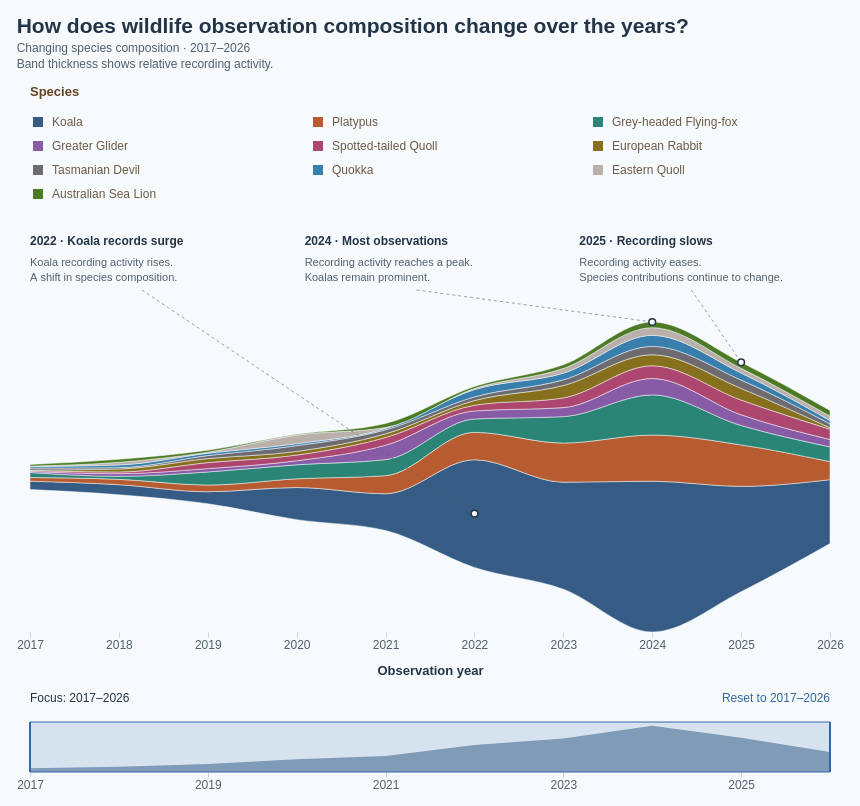

Express this chart as Vega-Lite.
### Vega specification from a JSON file in a GitHub repository (floating-point values rounded to 4 significant figures)
{"$schema": "https://vega.github.io/schema/vega/v5.json", "description": "Streamgraph of wildlife observation composition in 2017–2026, showing the top ten species selected within the selected observation years, with 4,139 records in the displayed ten available years. Source: Dataset/observations-794195.csv. Species selected by observation count in the selected years; subspecies combined by the first two scientific-name components. Includes records without coordinates. Zero-count species-years retained. Annual counts use observation dates. A centered stack gives a streamgraph: band thickness represents observation count; vertical band position has no numeric meaning. Monotone interpolation smoothly connects the recorded annual values; curves between years are visual interpolation, not additional observations. Tooltip shares use the total of the displayed ten species in the given year. Hover or click bands or legend to highlight; click again, Clear highlight, or Escape clears selection. Counts reflect recording activity, not animal abundance. Drag the annual-total overview below the chart to select an inclusive observation-year range; use Reset to restore 2017–2026. Legend totals cover the full period. Species colours match the ten-species palette in BumpChart.vg.json; species selection uses the selected years; annual counts and legend totals cover 2017–2026. Three in-chart annotations highlight the 2022 Koala increase, the 2024 annual-total peak, and the 2025 decline; anchors use the current centered stack and annotations hide when their year is outside the focus range. Uses the 10 most recent available observation years (2017–2026), including partial 2026.", "width": 800, "height": 400, "padding": 16, "background": "#f7fafc", "title": {"text": "How does wildlife observation composition change over the years?", "subtitle": ["Changing species composition · 2017–2026", "Band thickness shows relative recording activity."], "anchor": "start", "font": "Arial", "fontSize": 21, "color": "#243447", "subtitleFont": "Arial", "subtitleFontSize": 12, "subtitleColor": "#52606d", "offset": 16, "subtitlePadding": 6, "subtitleLineHeight": 16}, "signals": [{"name": "minYear", "value": 2017}, {"name": "maxYear", "value": 2026}, {"name": "yearRange", "value": [2017, 2026], "on": [{"events": "@brushTarget:mousedown", "update": "[round(clamp(invert('overviewX', x()), minYear, maxYear)), round(clamp(invert('overviewX', x()), minYear, maxYear))]"}, {"events": "[@brushTarget:mousedown, window:mouseup] > window:mousemove!", "update": "[min(brushAnchor, round(clamp(invert('overviewX', x()), minYear, maxYear))), max(brushAnchor, round(clamp(invert('overviewX', x()), minYear, maxYear)))]"}, {"events": "@resetYears:click", "update": "[minYear, maxYear]"}]}, {"name": "brushAnchor", "value": 2017, "on": [{"events": "@brushTarget:mousedown", "update": "round(clamp(invert('overviewX', x()), minYear, maxYear))"}]}, {"name": "hoveredSpecies", "value": null, "on": [{"events": "@speciesAreas:mouseover, @yearPoints:mouseover, @legendSymbols:mouseover, @legendLabels:mouseover", "update": "datum.species"}, {"events": "@speciesAreas:mouseout, @yearPoints:mouseout, @legendSymbols:mouseout, @legendLabels:mouseout", "update": "null"}]}, {"name": "selectedSpecies", "value": null, "on": [{"events": "@speciesAreas:click, @yearPoints:click, @legendSymbols:click, @legendLabels:click", "update": "selectedSpecies == datum.species ? null : datum.species"}, {"events": "window:keydown[event.key === 'Escape']", "update": "null"}]}, {"name": "activeSpecies", "update": "hoveredSpecies != null ? hoveredSpecies : selectedSpecies"}, {"name": "legendColumnWidth", "value": 280}, {"name": "legendSymbolSize", "value": 100}], "data": [{"name": "annualCounts", "values": [{"year": 2017, "species": "Koala", "count": 25, "order": 0}, {"year": 2017, "species": "Platypus", "count": 11, "order": 1}, {"year": 2017, "species": "Grey-headed Flying-fox", "count": 15, "order": 2}, {"year": 2017, "species": "Greater Glider", "count": 3, "order": 3}, {"year": 2017, "species": "Spotted-tailed Quoll", "count": 3, "order": 4}, {"year": 2017, "species": "European Rabbit", "count": 1, "order": 5}, {"year": 2017, "species": "Tasmanian Devil", "count": 6, "order": 6}, {"year": 2017, "species": "Quokka", "count": 5, "order": 7}, {"year": 2017, "species": "Eastern Quoll", "count": 1, "order": 8}, {"year": 2017, "species": "Australian Sea Lion", "count": 5, "order": 9}, {"year": 2018, "species": "Koala", "count": 30, "order": 0}, {"year": 2018, "species": "Platypus", "count": 16, "order": 1}, {"year": 2018, "species": "Grey-headed Flying-fox", "count": 9, "order": 2}, {"year": 2018, "species": "Greater Glider", "count": 8, "order": 3}, {"year": 2018, "species": "Spotted-tailed Quoll", "count": 5, "order": 4}, {"year": 2018, "species": "European Rabbit", "count": 9, "order": 5}, {"year": 2018, "species": "Tasmanian Devil", "count": 4, "order": 6}, {"year": 2018, "species": "Quokka", "count": 8, "order": 7}, {"year": 2018, "species": "Eastern Quoll", "count": 8, "order": 8}, {"year": 2018, "species": "Australian Sea Lion", "count": 9, "order": 9}, {"year": 2019, "species": "Koala", "count": 36, "order": 0}, {"year": 2019, "species": "Platypus", "count": 20, "order": 1}, {"year": 2019, "species": "Grey-headed Flying-fox", "count": 39, "order": 2}, {"year": 2019, "species": "Greater Glider", "count": 10, "order": 3}, {"year": 2019, "species": "Spotted-tailed Quoll", "count": 18, "order": 4}, {"year": 2019, "species": "European Rabbit", "count": 12, "order": 5}, {"year": 2019, "species": "Tasmanian Devil", "count": 9, "order": 6}, {"year": 2019, "species": "Quokka", "count": 7, "order": 7}, {"year": 2019, "species": "Eastern Quoll", "count": 3, "order": 8}, {"year": 2019, "species": "Australian Sea Lion", "count": 6, "order": 9}, {"year": 2020, "species": "Koala", "count": 96, "order": 0}, {"year": 2020, "species": "Platypus", "count": 26, "order": 1}, {"year": 2020, "species": "Grey-headed Flying-fox", "count": 42, "order": 2}, {"year": 2020, "species": "Greater Glider", "count": 12, "order": 3}, {"year": 2020, "species": "Spotted-tailed Quoll", "count": 17, "order": 4}, {"year": 2020, "species": "European Rabbit", "count": 11, "order": 5}, {"year": 2020, "species": "Tasmanian Devil", "count": 17, "order": 6}, {"year": 2020, "species": "Quokka", "count": 6, "order": 7}, {"year": 2020, "species": "Eastern Quoll", "count": 26, "order": 8}, {"year": 2020, "species": "Australian Sea Lion", "count": 2, "order": 9}, {"year": 2021, "species": "Koala", "count": 110, "order": 0}, {"year": 2021, "species": "Platypus", "count": 54, "order": 1}, {"year": 2021, "species": "Grey-headed Flying-fox", "count": 48, "order": 2}, {"year": 2021, "species": "Greater Glider", "count": 43, "order": 3}, {"year": 2021, "species": "Spotted-tailed Quoll", "count": 23, "order": 4}, {"year": 2021, "species": "European Rabbit", "count": 11, "order": 5}, {"year": 2021, "species": "Tasmanian Devil", "count": 12, "order": 6}, {"year": 2021, "species": "Quokka", "count": 4, "order": 7}, {"year": 2021, "species": "Eastern Quoll", "count": 3, "order": 8}, {"year": 2021, "species": "Australian Sea Lion", "count": 12, "order": 9}, {"year": 2022, "species": "Koala", "count": 322, "order": 0}, {"year": 2022, "species": "Platypus", "count": 82, "order": 1}, {"year": 2022, "species": "Grey-headed Flying-fox", "count": 40, "order": 2}, {"year": 2022, "species": "Greater Glider", "count": 24, "order": 3}, {"year": 2022, "species": "Spotted-tailed Quoll", "count": 17, "order": 4}, {"year": 2022, "species": "European Rabbit", "count": 14, "order": 5}, {"year": 2022, "species": "Tasmanian Devil", "count": 11, "order": 6}, {"year": 2022, "species": "Quokka", "count": 22, "order": 7}, {"year": 2022, "species": "Eastern Quoll", "count": 3, "order": 8}, {"year": 2022, "species": "Australian Sea Lion", "count": 6, "order": 9}, {"year": 2023, "species": "Koala", "count": 320, "order": 0}, {"year": 2023, "species": "Platypus", "count": 117, "order": 1}, {"year": 2023, "species": "Grey-headed Flying-fox", "count": 79, "order": 2}, {"year": 2023, "species": "Greater Glider", "count": 27, "order": 3}, {"year": 2023, "species": "Spotted-tailed Quoll", "count": 29, "order": 4}, {"year": 2023, "species": "European Rabbit", "count": 37, "order": 5}, {"year": 2023, "species": "Tasmanian Devil", "count": 17, "order": 6}, {"year": 2023, "species": "Quokka", "count": 20, "order": 7}, {"year": 2023, "species": "Eastern Quoll", "count": 14, "order": 8}, {"year": 2023, "species": "Australian Sea Lion", "count": 11, "order": 9}, {"year": 2024, "species": "Koala", "count": 451, "order": 0}, {"year": 2024, "species": "Platypus", "count": 138, "order": 1}, {"year": 2024, "species": "Grey-headed Flying-fox", "count": 120, "order": 2}, {"year": 2024, "species": "Greater Glider", "count": 49, "order": 3}, {"year": 2024, "species": "Spotted-tailed Quoll", "count": 38, "order": 4}, {"year": 2024, "species": "European Rabbit", "count": 33, "order": 5}, {"year": 2024, "species": "Tasmanian Devil", "count": 25, "order": 6}, {"year": 2024, "species": "Quokka", "count": 33, "order": 7}, {"year": 2024, "species": "Eastern Quoll", "count": 23, "order": 8}, {"year": 2024, "species": "Australian Sea Lion", "count": 17, "order": 9}, {"year": 2025, "species": "Koala", "count": 315, "order": 0}, {"year": 2025, "species": "Platypus", "count": 124, "order": 1}, {"year": 2025, "species": "Grey-headed Flying-fox", "count": 58, "order": 2}, {"year": 2025, "species": "Greater Glider", "count": 32, "order": 3}, {"year": 2025, "species": "Spotted-tailed Quoll", "count": 44, "order": 4}, {"year": 2025, "species": "European Rabbit", "count": 35, "order": 5}, {"year": 2025, "species": "Tasmanian Devil", "count": 25, "order": 6}, {"year": 2025, "species": "Quokka", "count": 21, "order": 7}, {"year": 2025, "species": "Eastern Quoll", "count": 14, "order": 8}, {"year": 2025, "species": "Australian Sea Lion", "count": 18, "order": 9}, {"year": 2026, "species": "Koala", "count": 191, "order": 0}, {"year": 2026, "species": "Platypus", "count": 54, "order": 1}, {"year": 2026, "species": "Grey-headed Flying-fox", "count": 44, "order": 2}, {"year": 2026, "species": "Greater Glider", "count": 22, "order": 3}, {"year": 2026, "species": "Spotted-tailed Quoll", "count": 31, "order": 4}, {"year": 2026, "species": "European Rabbit", "count": 4, "order": 5}, {"year": 2026, "species": "Tasmanian Devil", "count": 12, "order": 6}, {"year": 2026, "species": "Quokka", "count": 10, "order": 7}, {"year": 2026, "species": "Eastern Quoll", "count": 13, "order": 8}, {"year": 2026, "species": "Australian Sea Lion", "count": 17, "order": 9}]}, {"name": "legendEntries", "values": [{"species": "Koala", "order": 0, "total": 1896}, {"species": "Platypus", "order": 1, "total": 642}, {"species": "Grey-headed Flying-fox", "order": 2, "total": 494}, {"species": "Greater Glider", "order": 3, "total": 230}, {"species": "Spotted-tailed Quoll", "order": 4, "total": 225}, {"species": "European Rabbit", "order": 5, "total": 167}, {"species": "Tasmanian Devil", "order": 6, "total": 138}, {"species": "Quokka", "order": 7, "total": 136}, {"species": "Eastern Quoll", "order": 8, "total": 108}, {"species": "Australian Sea Lion", "order": 9, "total": 103}]}, {"name": "focusedCounts", "source": "annualCounts", "transform": [{"type": "filter", "expr": "datum.year >= yearRange[0] && datum.year <= yearRange[1]"}, {"type": "joinaggregate", "groupby": ["year"], "fields": ["count"], "ops": ["sum"], "as": ["yearTotal"]}, {"type": "stack", "groupby": ["year"], "field": "count", "sort": {"field": "order", "order": "ascending"}, "as": ["y0", "y1"], "offset": "center"}]}, {"name": "yearTotals", "source": "annualCounts", "transform": [{"type": "aggregate", "groupby": ["year"], "fields": ["count"], "ops": ["sum"], "as": ["total"]}]}, {"name": "insightAnnotations", "source": "focusedCounts", "transform": [{"type": "filter", "expr": "(datum.year == 2022 && datum.species == 'Koala') || ((datum.year == 2024 || datum.year == 2025) && datum.order == 9)"}, {"type": "formula", "expr": "datum.year == 2022 ? 0 : datum.year == 2024 ? width / 3 + 8 : 2 * width / 3 + 16", "as": "labelX"}, {"type": "formula", "expr": "datum.year == 2022 ? '2022 · Koala records surge' : datum.year == 2024 ? '2024 · Most observations' : '2025 · Recording slows'", "as": "heading"}, {"type": "formula", "expr": "datum.year == 2022 ? 'Koala recording activity rises.' : datum.year == 2024 ? 'Recording activity reaches a peak.' : 'Recording activity eases.'", "as": "detail"}, {"type": "formula", "expr": "datum.year == 2022 ? 'A shift in species composition.' : datum.year == 2024 ? 'Koalas remain prominent.' : 'Species contributions continue to change.'", "as": "detail2"}, {"type": "formula", "expr": "datum.year == 2022 ? (datum.y0 + datum.y1) / 2 : datum.y1", "as": "anchorY"}]}], "scales": [{"name": "x", "type": "linear", "domain": {"signal": "yearRange[0] === yearRange[1] ? [yearRange[0] - 0.5, yearRange[1] + 0.5] : yearRange"}, "range": "width", "zero": false, "nice": false}, {"name": "y", "type": "linear", "domain": {"data": "focusedCounts", "fields": ["y0", "y1"]}, "range": [{"signal": "height"}, 90], "zero": true, "nice": false}, {"name": "color", "type": "ordinal", "domain": ["Koala", "Platypus", "Grey-headed Flying-fox", "Greater Glider", "Spotted-tailed Quoll", "European Rabbit", "Quokka", "Tasmanian Devil", "Eastern Barred Bandicoot", "Numbat", "Australian Sea Lion", "Eastern Quoll"], "range": ["#365B85", "#B65C30", "#2A8576", "#885BA6", "#AD4770", "#86701D", "#397FAD", "#6D6B70", "#C17A24", "#5146A0", "#4D7A24", "#bab0ab"]}, {"name": "overviewX", "type": "linear", "domain": [2017, 2026], "range": "width", "zero": false}, {"name": "overviewY", "type": "linear", "domain": {"data": "yearTotals", "field": "total"}, "range": [{"signal": "height + 140"}, {"signal": "height + 90"}], "zero": true, "nice": true}], "axes": [{"scale": "x", "orient": "bottom", "title": "Observation year", "format": "d", "labelOverlap": true, "domain": false, "tickColor": "#c9d4df", "labelColor": "#52606d", "titleColor": "#243447", "titlePadding": 14, "tickCount": {"signal": "min(10, yearRange[1] - yearRange[0] + 1)"}, "tickMinStep": 1}, {"scale": "overviewX", "orient": "bottom", "offset": 140, "format": "d", "tickCount": 8, "labelOverlap": true, "title": null, "values": [2017, 2018, 2019, 2020, 2021, 2022, 2023, 2024, 2025, 2026], "domain": false, "tickColor": "#c9d4df", "labelColor": "#52606d"}], "marks": [{"name": "series", "type": "group", "from": {"facet": {"name": "seriesData", "data": "focusedCounts", "groupby": "species"}}, "marks": [{"name": "speciesAreas", "type": "area", "encode": {"update": {"x": {"scale": "x", "field": "year"}, "y": {"scale": "y", "field": "y1"}, "y2": {"scale": "y", "field": "y0"}, "fill": {"scale": "color", "field": "species"}, "fillOpacity": {"signal": "activeSpecies == null || activeSpecies == datum.species ? 1 : 0.16"}, "stroke": {"value": "#f7fafc"}, "strokeWidth": {"value": 0.5}, "cursor": {"value": "pointer"}, "tooltip": {"signal": "{'Species': datum.species, 'Year': datum.year, 'Observations': datum.count, 'Top 10 species in year': datum.yearTotal, 'Share of top 10 in year': datum.yearTotal ? format(datum.count / datum.yearTotal, '.1%') : 'No observations'}"}, "interpolate": {"value": "monotone"}, "description": {"signal": "datum.species + ', ' + datum.year + ': ' + datum.count + ' observations, ' + format(datum.count / datum.yearTotal, '.1%') + ' of the top ten species'"}}}, "from": {"data": "seriesData"}, "sort": {"field": "datum.year"}}]}, {"name": "yearPoints", "type": "symbol", "encode": {"update": {"x": {"scale": "x", "field": "year"}, "y": {"signal": "scale('y', (datum.y0 + datum.y1) / 2)"}, "size": {"value": 65}, "fill": {"scale": "color", "field": "species"}, "opacity": {"signal": "yearRange[0] == yearRange[1] ? (activeSpecies == null || activeSpecies == datum.species ? 1 : 0.16) : 0"}, "stroke": {"value": "#f7fafc"}, "strokeWidth": {"value": 1.5}, "cursor": {"value": "pointer"}, "tooltip": {"signal": "{'Species': datum.species, 'Year': datum.year, 'Observations': datum.count, 'Top 10 species in year': datum.yearTotal, 'Share of top 10 in year': datum.yearTotal ? format(datum.count / datum.yearTotal, '.1%') : 'No observations'}"}}}, "from": {"data": "focusedCounts"}}, {"name": "insightLeaders", "type": "rule", "interactive": false, "from": {"data": "insightAnnotations"}, "encode": {"update": {"x": {"signal": "datum.labelX + 112"}, "y": {"value": 58}, "x2": {"scale": "x", "field": "year"}, "y2": {"scale": "y", "field": "anchorY"}, "stroke": {"value": "#52606d"}, "strokeWidth": {"value": 1}, "strokeDash": {"value": [3, 3]}, "opacity": {"value": 0.6}}}}, {"name": "insightAnchors", "type": "symbol", "interactive": false, "from": {"data": "insightAnnotations"}, "encode": {"update": {"x": {"scale": "x", "field": "year"}, "y": {"scale": "y", "field": "anchorY"}, "size": {"value": 45}, "fill": {"value": "#f7fafc"}, "stroke": {"value": "#243447"}, "strokeWidth": {"value": 1.5}}}}, {"name": "insightHeadings", "type": "text", "interactive": false, "from": {"data": "insightAnnotations"}, "encode": {"update": {"x": {"field": "labelX"}, "y": {"value": 4}, "baseline": {"value": "top"}, "text": {"field": "heading"}, "fontSize": {"value": 12}, "fontWeight": {"value": "bold"}, "fill": {"value": "#243447"}}}}, {"name": "insightDetails", "type": "text", "interactive": false, "from": {"data": "insightAnnotations"}, "encode": {"update": {"x": {"field": "labelX"}, "y": {"value": 25}, "baseline": {"value": "top"}, "text": {"field": "detail"}, "fontSize": {"value": 11}, "fill": {"value": "#52606d"}}}}, {"name": "insightDetailsSecondLine", "type": "text", "interactive": false, "from": {"data": "insightAnnotations"}, "encode": {"update": {"x": {"field": "labelX"}, "y": {"value": 40}, "baseline": {"value": "top"}, "text": {"field": "detail2"}, "fontSize": {"value": 11}, "fill": {"value": "#52606d"}}}}, {"name": "legendTitle", "type": "text", "encode": {"update": {"x": {"value": 0}, "y": {"value": -136}, "text": {"value": "Species"}, "fontWeight": {"value": "bold"}, "fill": {"value": "#634320"}, "fontSize": {"value": 13}, "font": {"value": "Arial"}}}, "interactive": false}, {"name": "legendSymbols", "type": "symbol", "encode": {"update": {"x": {"signal": "8 + (datum.order % 3) * legendColumnWidth"}, "y": {"signal": "-110 + floor(datum.order / 3) * 24"}, "shape": {"value": "square"}, "size": {"signal": "legendSymbolSize"}, "fill": {"scale": "color", "field": "species"}, "opacity": {"signal": "activeSpecies == null || activeSpecies == datum.species ? 1 : 0.16"}, "stroke": {"signal": "selectedSpecies == datum.species ? '#243447' : 'transparent'"}, "strokeWidth": {"value": 2}, "cursor": {"value": "pointer"}, "tooltip": {"signal": "{'Species': datum.species, 'Observations (2017–2026)': datum.total}"}}}, "from": {"data": "legendEntries"}}, {"name": "legendLabels", "type": "text", "encode": {"update": {"x": {"signal": "22 + (datum.order % 3) * legendColumnWidth"}, "y": {"signal": "-110 + floor(datum.order / 3) * 24"}, "baseline": {"value": "middle"}, "text": {"field": "species"}, "fontSize": {"value": 12}, "fill": {"value": "#6a5b49"}, "opacity": {"signal": "activeSpecies == null || activeSpecies == datum.species ? 1 : 0.16"}, "fontWeight": {"signal": "selectedSpecies == datum.species ? 'bold' : 'normal'"}, "cursor": {"value": "pointer"}, "font": {"value": "Arial"}}}, "from": {"data": "legendEntries"}}, {"name": "focusLabel", "type": "text", "encode": {"update": {"x": {"value": 0}, "y": {"signal": "height + 70"}, "text": {"signal": "'Focus: ' + yearRange[0] + '–' + yearRange[1]"}, "fontSize": {"value": 12}, "fill": {"value": "#243447"}}}, "interactive": false}, {"name": "overview", "type": "area", "encode": {"update": {"x": {"scale": "overviewX", "field": "year"}, "y": {"scale": "overviewY", "field": "total"}, "y2": {"signal": "height + 140"}, "fill": {"value": "#8fa6bb"}}}, "interactive": false, "sort": {"field": "datum.year"}, "from": {"data": "yearTotals"}}, {"name": "brushSelection", "type": "rect", "encode": {"update": {"x": {"signal": "scale('overviewX', yearRange[0])"}, "x2": {"signal": "scale('overviewX', yearRange[1])"}, "y": {"signal": "height + 90"}, "y2": {"signal": "height + 140"}, "fill": {"value": "#3366a6"}, "fillOpacity": {"value": 0.16}, "stroke": {"value": "#3366a6"}}}, "interactive": false}, {"name": "brushEdge0", "type": "rule", "encode": {"update": {"x": {"signal": "scale('overviewX', yearRange[0])"}, "y": {"signal": "height + 90"}, "y2": {"signal": "height + 140"}, "stroke": {"value": "#3366a6"}, "strokeWidth": {"value": 2}}}, "interactive": false}, {"name": "brushEdge1", "type": "rule", "encode": {"update": {"x": {"signal": "scale('overviewX', yearRange[1])"}, "y": {"signal": "height + 90"}, "y2": {"signal": "height + 140"}, "stroke": {"value": "#3366a6"}, "strokeWidth": {"value": 2}}}, "interactive": false}, {"name": "brushTarget", "type": "rect", "encode": {"update": {"x": {"value": 0}, "width": {"signal": "width"}, "y": {"signal": "height + 90"}, "height": {"value": 50}, "fill": {"value": "transparent"}, "cursor": {"value": "crosshair"}}}}, {"name": "resetYears", "type": "text", "encode": {"update": {"x": {"signal": "width"}, "y": {"signal": "height + 70"}, "text": {"value": "Reset to 2017–2026"}, "fill": {"value": "#3366a6"}, "fontSize": {"value": 12}, "cursor": {"value": "pointer"}, "align": {"value": "right"}, "baseline": {"value": "alphabetic"}}}}], "config": {"text": {"font": "Arial"}, "axis": {"labelFont": "Arial", "titleFont": "Arial", "labelFontSize": 12, "titleFontSize": 13, "labelColor": "#52606d", "titleColor": "#243447", "titlePadding": 12, "domainColor": "#bac7d3", "tickColor": "#bac7d3"}, "legend": {"labelFont": "Arial", "titleFont": "Arial", "labelFontSize": 12, "titleFontSize": 13, "titleFontWeight": "bold", "labelColor": "#6a5b49", "titleColor": "#634320", "symbolType": "square", "symbolSize": 100, "rowPadding": 8, "columnPadding": 24, "labelOffset": 8}}, "usermeta": {"observationWindow": {"source": "Dataset/observations-794195.csv", "dateField": "observed_on", "years": [2017, 2018, 2019, 2020, 2021, 2022, 2023, 2024, 2025, 2026], "yearCount": 10, "includesPartialLatestYear": true}}}
